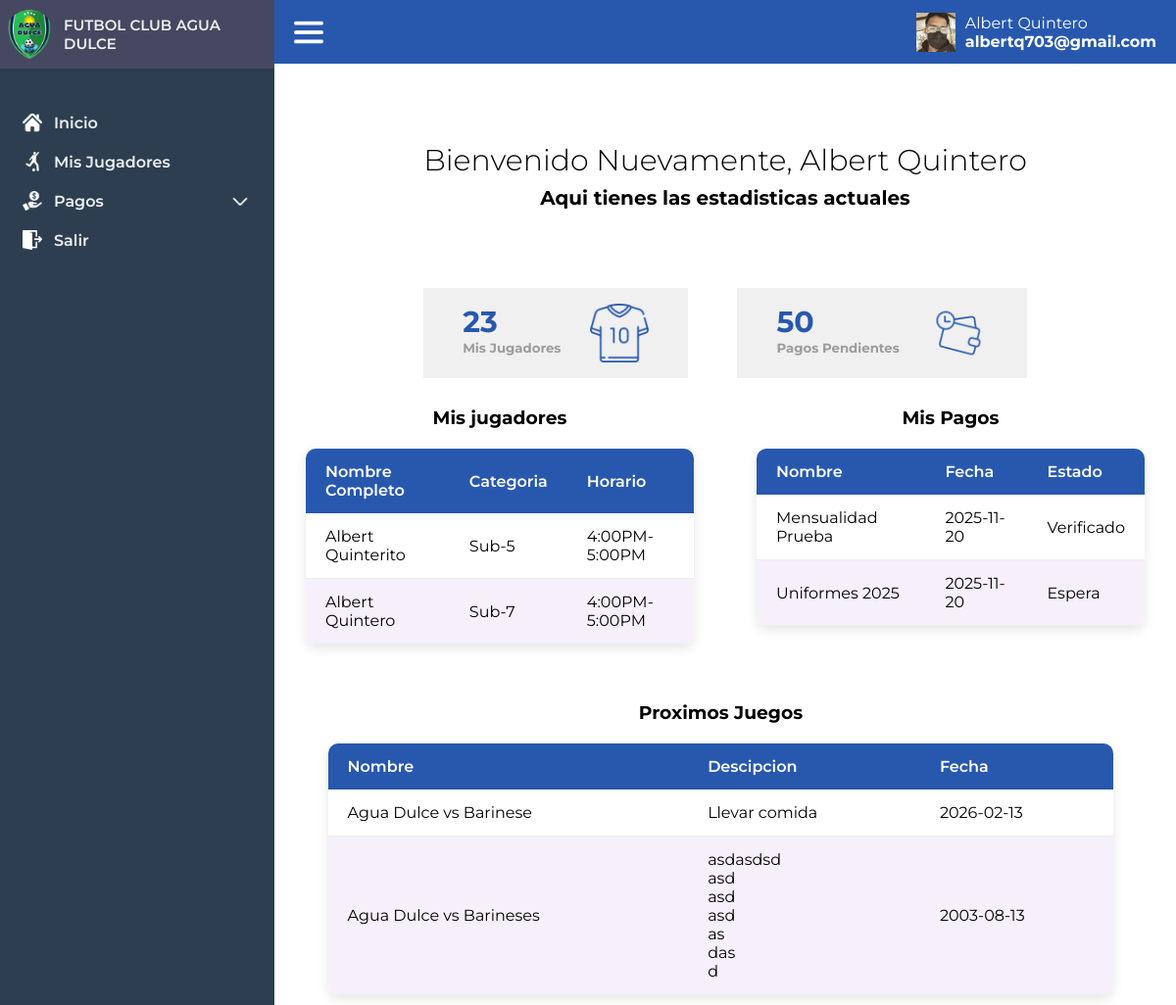
The app's page /usuario (signed in) with its own data.
### tables this page shows
CREATE TABLE `jugadores` (
  `id` int(11) NOT NULL,
  `partida_nacimiento` int(11) DEFAULT NULL,
  `cedula` int(8) DEFAULT NULL,
  `nombres` varchar(100) NOT NULL,
  `apellidos` varchar(100) NOT NULL,
  `fecha_nacimiento` date NOT NULL,
  `genero` char(1) NOT NULL CHECK (`genero` in ('M','F')),
  `categoria` varchar(20) NOT NULL,
  `nombre_camiseta` varchar(20) NOT NULL,
  `cedula_representante` bigint(20) NOT NULL,
  `foto` varchar(255) NOT NULL
);

CREATE TABLE `categorias` (
  `id` int(11) NOT NULL,
  `nombre_categoria` varchar(50) DEFAULT NULL,
  `periodo` varchar(20) DEFAULT NULL,
  `entrenador_id` int(11) DEFAULT NULL,
  `horario` varchar(100) DEFAULT NULL
);

CREATE TABLE `lista_pagos` (
  `id` int(11) NOT NULL,
  `nombre` text NOT NULL,
  `descripcion` text NOT NULL,
  `monto` decimal(10,0) NOT NULL,
  `fecha_creacion` date NOT NULL DEFAULT current_timestamp()
);

CREATE TABLE `partidos` (
  `id` int(11) NOT NULL,
  `nombre` varchar(100) NOT NULL,
  `descripcion` text DEFAULT NULL,
  `fecha_partido` date NOT NULL,
  `completo` int(11) NOT NULL,
  `creado_en` timestamp NOT NULL DEFAULT current_timestamp()
);

### controlador/vistas.php (called while the page is built, shortened)
<?php
class vistas
{
    function vistan($vista){
        require "vistas/".$vista.".php";
    }
}
?>

### controlador/usuario.php (called while the page is built, shortened)
<?php
    include_once 'modelo/usermodel.php';
    class Usuario extends vistas{
        public function load(){
            $rep_id = $_SESSION["cedula"];
            $this->data = userModel::misjugadores($rep_id);
            $this->data2 = userModel::getMyPayments($rep_id);
            $this->partido= userModel::mispartidos($rep_id);
            $this->vistan('user/index');
        }
    }
?>

### modelo/database.php (called while the page is built, shortened)
<?php
    class Database
    {
        public static function getDatabase(){
            try {
                $db = new PDO("mysql:host=localhost;dbname=futbolclub", "root", "");
                return $db;
            } catch (Exception $e) {
                return false;
            }
        }
    }
    ?>

### modelo/usermodel.php (called while the page is built, shortened)
<?php
    require_once "database.php";
    class userModel extends Database
    {
        public static function getMyPayments($rep_id) {
            $stmt = Database::getDatabase()->prepare("
                    SELECT DISTINCT
                        p.id AS pago_id,
                        p.nombre,
                        p.descripcion,
                        p.monto,
                        p.fecha_creacion,
                        pr.estado,
                        pr.metodo_pago,
                        pr.referencia,
                        pr.fecha_pago
                    FROM lista_pagos p
                    JOIN pago_categoria pc ON p.id = pc.id_pago
                    JOIN jugadores j ON j.categoria = pc.id_categoria
                    LEFT JOIN pagos pr
                        ON pr.id_pago = p.id AND pr.representante_id = :representante
                    WHERE j.cedula_representante = :representante
                ");
            $stmt->bindParam(":representante", $rep_id, PDO::PARAM_STR);
            $stmt->execute();
            return $stmt->fetchAll(PDO::FETCH_ASSOC);
        }
        public static function misjugadores($id) {
            $stmt = Database::getDatabase()->prepare("
                SELECT j.nombres, j.apellidos, c.nombre_categoria,c.horario
                FROM jugadores j JOIN categorias c ON c.id=j.categoria
                WHERE j.cedula_representante=:id
            ");
            $stmt->bindParam(":id", $id, PDO::PARAM_INT);
            $stmt->execute();
            $result = $stmt->fetchAll(PDO::FETCH_ASSOC);
            return !empty($result) ? $result : false;
        }
        public static function mispartidos($id) {
            $stmt = Database::getDatabase()->prepare("
                SELECT DISTINCT
                    p.id,
                    p.nombre,
                    p.descripcion,
                    p.fecha_partido
                FROM partidos p
                JOIN estadisticas_partidos e ON e.partido_id = p.id
                JOIN jugadores j ON j.id = e.jugador_id
                WHERE j.cedula_representante = :id
                ORDER BY p.fecha_partido DESC;
            ");
            $stmt->bindParam(":id", $id, PDO::PARAM_INT);
            $stmt->execute();
            $result = $stmt->fetchAll(PDO::FETCH_ASSOC);
            return !empty($result) ? $result : false;
        }
    }

### vistas/user/index.php (the view, shortened to what this page needs)
<?php
    require_once 'vistas/layout/user/header.php';
?>
    <div class="main-welcome">
            <h3>Bienvenido Nuevamente, <?=$_SESSION["username"];    ?></h3>
            <p>Aqui tienes las estadisticas actuales</p>
    </div>
    <div class="main-statistics">
            <div class="statistics-card" >
                <div class="statistics-card-titles">
                    <span class="statistics-card-number" style="color:#2758ae;">23</span>
                    <h5 class="statistics-card-title">Mis Jugadores</h5>
                </div>
                <img src="/FutbolClub/assets/img/jugadores.png" alt="">
            </div>
            <div class="statistics-card" >
                <div class="statistics-card-titles">
                    <span class="statistics-card-number" style="color:#2758ae;">50</span>
                    <h5 class="statistics-card-title">Pagos Pendientes</h5>
                </div>
                <img src="/FutbolClub/assets/img/cartera.png" alt="">
            </div>
    </div>
        <br>
        <div class="datas">
            <div class="my_players">
                <h3>Mis jugadores</h3>
                <table class="player-table" id="player-table" >
                    <thead>
                        <tr>
                            <th style="background:#2758ae;">Nombre Completo</th>
                            <th style="background:#2758ae;">Categoria</th>
                            <th style="background:#2758ae;">Horario</th>
                        </tr>
                    </thead>
                    <tbody id="player-list">
                        <?php
                            if (empty($this->data)):
                                echo '<tr><td colspan="6">No hay Jugadores registrados.</td></tr>';
                            else:
                                foreach ($this->data as $metodo):?>
                                    <tr>
                                        <td><?php echo $metodo['nombres']." ".$metodo['apellidos']?></td>
                                        <td><?php echo $metodo['nombre_categoria'] ?></td>
                                        <td><?php echo $metodo['horario'] ?></td>
                                    </tr>
                            <?php endforeach;
                                endif; ?>
                    </tbody>
                </table>
            </div>
            <div class="my_players">
                <h3>Mis Pagos</h3>
                <table class="player-table" id="player-table" >
                    <thead>
                        <tr>
                            <th style="background:#2758ae;">Nombre</th>
                            <th style="background:#2758ae;">Fecha</th>
                            <th style="background:#2758ae;">Estado</th>
                        </tr>
                    </thead>
                    <tbody id="player-list">
                        <?php
                        if (empty($this->data2)):
                            echo '<tr><td colspan="6">No hay Metodos de Pago registrados.</td></tr>';
                        else:
                            foreach ($this->data2 as $metodo):?>
                                <tr>
                                    <td><?php echo $metodo['nombre'] ?></td>
                                    <td><?php echo $metodo['fecha_creacion'] ?></td>
                                    <td><?php echo $value = ($metodo['estado']) ? ucfirst($metodo['estado']) : "Sin Pagar" ; ?></td>
                                </tr>
                        <?php endforeach;
                            endif; ?>
                    </tbody>
                </table>
            </div>
        </div>
        <br><br>
        <div class="my_players2">
                <h3>Proximos Juegos</h3>
                <table class="player-table" id="player-table" >
                    <thead>
                        <tr>
                            <th style="background:#2758ae;">Nombre </th>
                            <th style="background:#2758ae;">Descipcion</th>
                            <th style="background:#2758ae;">Fecha</th>
                        </tr>
                    </thead>
                    <tbody id="player-list">
                        <?php
                            if (empty($this->partido)):
                                echo '<tr><td colspan="6">No hay Jugadores registrados.</td></tr>';
                            else:
                                foreach ($this->partido as $metodo):?>
                                    <tr>
                                        <td><?php echo $metodo['nombre']?></td>
                                        <td style="white-space: pre-wrap;"><?php echo $metodo['descripcion'] ?></td>
                                        <td><?php echo $metodo['fecha_partido'] ?></td>
                                    </tr>
                            <?php endforeach;
                                endif; ?>
                    </tbody>
                </table>
            </div>
    </main>
</body>
</html>

### assets/css/index.css (style rules this page uses)
* { box-sizing: border-box; margin: 0; padding: 0; font-family: "Montserrat", sans-serif; }
:root { --color-bg-dark:#2c3e50 ; --color-bg-dark2:#464861 ; }
.main-welcome { margin-top: 10vh; text-align: center; }
.main-welcome h3 { font-weight: 300; font-size: 30px; }
.main-welcome p { font-weight: bolder; margin-top: 1vh; font-size: 20px; }
.main-statistics { display: flex; justify-content: center; gap: 50px; margin-top: 10vh; }
.statistics-card { display: flex; gap: 30px; background: rgb(240, 240, 240); padding: 1rem 5vh; }
.statistics-card-number { color: #8b51d0; font-size: 30px; font-weight: bolder }
.statistics-card-title { font-weight: 0; color: #9c9c9c; }
.statistics-card img { width: 60px; }

### assets/css/myplayers.css (style rules this page uses)
.player-table { width: 90%; border-collapse: separate; border-spacing: 0; margin-top: 20px; font-family: 'Segoe UI', Tahoma, Geneva, Verdana, sans-serif; box-shadow: 0 4px 12px rgba(0,0,0,0.1); border-radius: 10px; overflow: hidden; }
.player-table th, .player-table td { padding: 14px 20px; text-align: left; }
.player-table th { background: #8b51d0; color: #fff; font-weight: 600; }
.player-table tr:nth-child(even) { background: #f5f0fa; }
.player-table tr:nth-child(odd) { background: #ffffff; }
.player-table td { border-bottom: 1px solid #eee; }
.my_players { width: 800px; text-align: center; padding: 10px; display: flex; flex-direction: column; align-items: center; }
.my_players2 { width: 99%; text-align: center; padding: 10px; display: flex; flex-direction: column; align-items: center; }
.datas { display: flex; justify-content: space-between; }

### records on screen
jugadores: nombres "Albert", apellidos "Quinterito", categorias.nombre_categoria "Sub-5", categorias.horario "4:00PM-5:00PM"
jugadores: nombres "Albert", apellidos "Quintero", categorias.nombre_categoria "Sub-7", categorias.horario "4:00PM-5:00PM"
lista_pagos: nombre "Mensualidad Prueba", fecha_creacion "2025-11-20", estado "Verificado"
lista_pagos: nombre "Uniformes 2025", fecha_creacion "2025-11-20", estado "Espera"
partidos: nombre "Agua Dulce vs Barinese", descripcion "Llevar comida", fecha_partido "2026-02-13"
partidos: nombre "Agua Dulce vs Barineses", descripcion "asdasdsd asd asd asd as das d", fecha_partido "2003-08-13"

### other values on screen
$_SESSION["username"] "Albert Quintero"
$_SESSION["email"] "albertq703@gmail.com"
